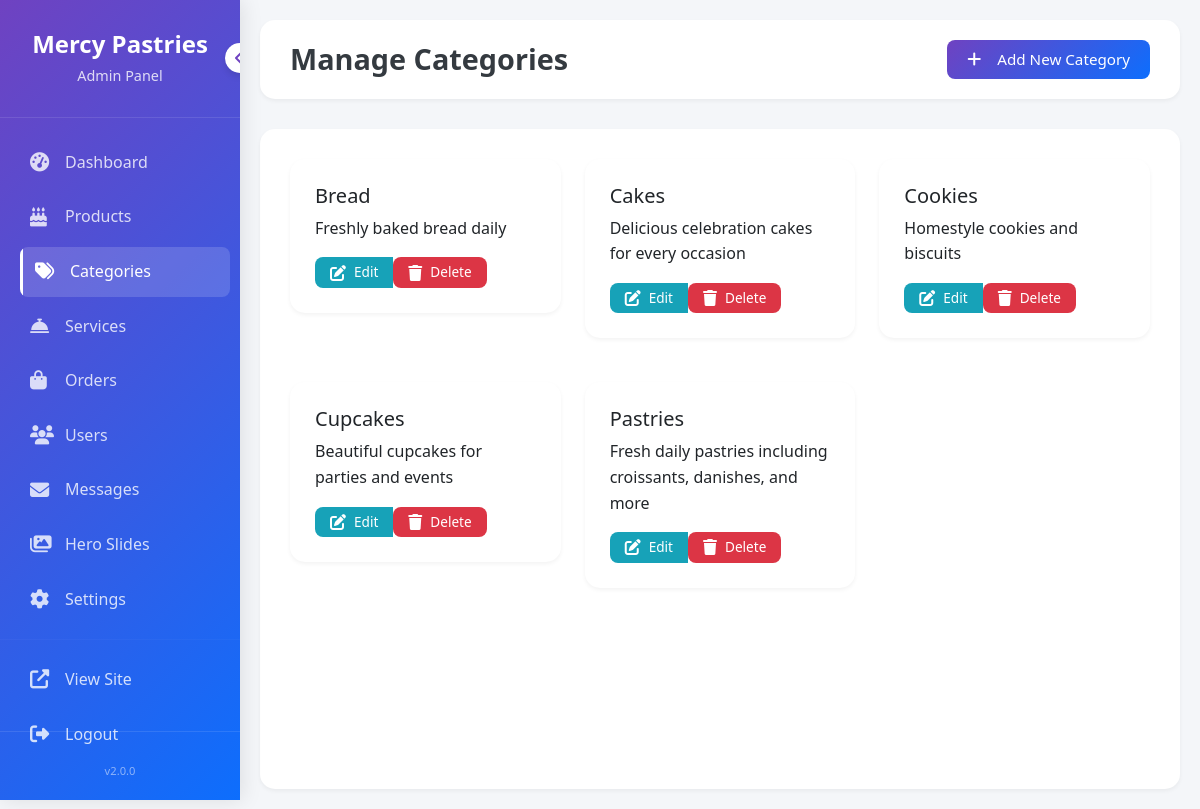
Screenshot of /admin/categories.php (signed in) with the database file from the repository.
### tables this page shows
CREATE TABLE categories (
    id INT PRIMARY KEY AUTO_INCREMENT,
    name VARCHAR(50) NOT NULL,
    slug VARCHAR(50) UNIQUE NOT NULL,
    description TEXT,
    image VARCHAR(255),
    created_at TIMESTAMP DEFAULT CURRENT_TIMESTAMP
);

### admin/categories.php (the view, shortened to what this page needs)
<?php
$database = new Database();
$db = $database->getConnection();
$query = "SELECT * FROM categories ORDER BY name";
$stmt = $db->prepare($query);
$stmt->execute();
$categories = $stmt->fetchAll(PDO::FETCH_ASSOC);
?>
<!DOCTYPE html>
<html lang="en">
<head>
    <link href="https://cdn.jsdelivr.net/npm/bootstrap@5.3.3/dist/css/bootstrap.min.css" rel="stylesheet">
    <link rel="stylesheet" href="https://cdnjs.cloudflare.com/ajax/libs/font-awesome/6.5.0/css/all.min.css">
    <link rel="stylesheet" href="../css/admin.css">
</head>
<body>
    <div class="admin-wrapper">
        <?php include 'includes/sidebar.php'; ?>
        <main class="admin-main">
            <div class="admin-header">
                <h2>Manage Categories</h2>
                <button class="btn btn-primary" data-bs-toggle="modal" data-bs-target="#categoryModal">
                    <i class="fas fa-plus me-2"></i>Add New Category
                </button>
            </div>
            <div class="admin-content">
                <div class="row">
                    <?php foreach ($categories as $category): ?>
                    <div class="col-md-4 mb-4">
                        <div class="card">
                            <div class="card-body">
                                <h5 class="card-title"><?php echo htmlspecialchars($category['name']); ?></h5>
                                <p class="card-text"><?php echo htmlspecialchars($category['description']); ?></p>
                                <div class="btn-group">
                                    <button class="btn btn-sm btn-info" onclick="editCategory(<?php echo htmlspecialchars(json_encode($category)); ?>)">
                                        <i class="fas fa-edit"></i> Edit
                                    </button>
                                    <form method="POST" style="display: inline;">
                                        <button type="submit" class="btn btn-sm btn-danger" onclick="return confirm('Are you sure? This will affect all products in this category.')">
                                            <i class="fas fa-trash"></i> Delete
                                        </button>
                                    </form>
                                </div>
                            </div>
                        </div>
                    </div>
                    <?php endforeach; ?>
                </div>
            </div>
        </main>
    </div>
</body>
</html>

### admin/includes/sidebar.php (shortened to what this page needs)
<?php
$current_page = basename($_SERVER['PHP_SELF']);
?>
<div class="admin-sidebar" id="adminSidebar">
    <div class="sidebar-header">
        <h4>Mercy Pastries</h4>
        <p>Admin Panel</p>
        <button class="toggle-sidebar" id="toggleSidebar" title="Toggle Sidebar">
            <i class="fas fa-chevron-left"></i>
        </button>
    </div>
    <ul class="sidebar-menu">
        <li class="<?php echo $current_page == 'index.php' ? 'active' : ''; ?>">
            <a href="index.php">
                <i class="fas fa-tachometer-alt"></i>
                <span>Dashboard</span>
            </a>
        </li>
        <li class="<?php echo in_array($current_page, ['products.php', 'add-product.php', 'edit-product.php']) ? 'active' : ''; ?>">
            <a href="products.php">
                <i class="fas fa-cake-candles"></i>
                <span>Products</span>
            </a>
        </li>
        <li class="<?php echo in_array($current_page, ['categories.php', 'add-category.php', 'edit-category.php']) ? 'active' : ''; ?>">
            <a href="categories.php">
                <i class="fas fa-tags"></i>
                <span>Categories</span>
            </a>
        </li>
        <li class="<?php echo in_array($current_page, ['services.php', 'add-service.php', 'edit-service.php']) ? 'active' : ''; ?>">
            <a href="services.php">
                <i class="fas fa-concierge-bell"></i>
                <span>Services</span>
            </a>
        </li>
        <li class="<?php echo in_array($current_page, ['orders.php', 'order-details.php']) ? 'active' : ''; ?>">
            <a href="orders.php">
                <i class="fas fa-shopping-bag"></i>
                <span>Orders</span>
            </a>
        </li>
        <li class="<?php echo $current_page == 'users.php' ? 'active' : ''; ?>">
            <a href="users.php">
                <i class="fas fa-users"></i>
                <span>Users</span>
            </a>
        </li>
        <li class="<?php echo $current_page == 'messages.php' ? 'active' : ''; ?>">
            <a href="messages.php">
                <i class="fas fa-envelope"></i>
                <span>Messages</span>
            </a>
        </li>
        <li class="<?php echo $current_page == 'hero-slides.php' ? 'active' : ''; ?>">
            <a href="hero-slides.php">
                <i class="fas fa-images"></i>
                <span>Hero Slides</span>
            </a>
        </li>
        <li class="<?php echo $current_page == 'settings.php' ? 'active' : ''; ?>">
            <a href="settings.php">
                <i class="fas fa-cog"></i>
                <span>Settings</span>
            </a>
        </li>
        <li class="divider">
            <hr style="border-color: rgba(255,255,255,0.1); margin: 15px 0;">
        </li>
        <li>
            <a href="../index.php" target="_blank">
                <i class="fas fa-external-link-alt"></i>
                <span>View Site</span>
            </a>
        </li>
        <li>
            <a href="../logout.php">
                <i class="fas fa-sign-out-alt"></i>
                <span>Logout</span>
            </a>
        </li>
    </ul>
    <div class="sidebar-footer">
        <div class="version mt-2">
            <small>v2.0.0</small>
        </div>
    </div>
</div>

### css/admin.css (style rules this page uses)
:root { --sidebar-width: 280px; --sidebar-collapsed-width: 80px; --primary: #6f42c1; --primary-dark: #5a32a3; --primary-light: #8a5fd1; --secondary: #0d6efd; --secondary-dark: #0b5ed7; --secondary-light: #3d8bfd; --gradient: linear-gradient(135deg, var(--primary), var(--secondary)); --gradient-hover: linear-gradient(135deg, var(--primary-dark), var(--secondary-dark)); --success: #28a745; --danger: #dc3545; --warning: #ffc107; --info: #17a2b8; --dark: #343a40; --light: #f8f9fa; --gray: #6c757d; --border-color: #dee2e6; --shadow-sm: 0 2px 4px rgba(0,0,0,0.05); --shadow-md: 0 4px 6px rgba(0,0,0,0.1); --shadow-lg: 0 10px 15px rgba(0,0,0,0.1); --shadow-xl: 0 20px 25px rgba(0,0,0,0.15); --transition: all 0.3s ease; }
* { margin: 0; padding: 0; box-sizing: border-box; }
body { font-family: 'Segoe UI', Tahoma, Geneva, Verdana, sans-serif; background: #f4f6f9; color: #333; line-height: 1.6; overflow-x: hidden; }
.admin-wrapper { display: flex; min-height: 100vh; position: relative; }
.admin-sidebar { width: var(--sidebar-width); background: var(--gradient); color: white; position: fixed; height: 100vh; overflow-y: auto; overflow-x: hidden; box-shadow: 2px 0 20px rgba(0,0,0,0.1); z-index: 1000; transition: var(--transition); }
.sidebar-header { padding: 30px 20px; text-align: center; border-bottom: 1px solid rgba(255,255,255,0.1); position: relative; }
.sidebar-header h4 { font-weight: 700; margin-bottom: 5px; font-size: 1.5rem; white-space: nowrap; transition: var(--transition); }
.sidebar-header p { font-size: 0.9rem; opacity: 0.8; margin: 0; white-space: nowrap; }
.sidebar-header .toggle-sidebar { position: absolute; right: -15px; top: 50%; transform: translateY(-50%); width: 30px; height: 30px; background: white; border: none; border-radius: 50%; color: var(--primary); display: flex; align-items: center; justify-content: center; cursor: pointer; box-shadow: var(--shadow-md); transition: var(--transition); z-index: 10; }
.sidebar-menu { list-style: none; padding: 20px 0; margin: 0; }
.sidebar-menu li { padding: 0 15px; margin-bottom: 5px; }
.sidebar-menu li a { display: flex; align-items: center; padding: 12px 15px; color: rgba(255,255,255,0.8); text-decoration: none; border-radius: 8px; transition: var(--transition); white-space: nowrap; position: relative; overflow: hidden; }
.sidebar-menu li a::before { content: ''; position: absolute; left: 0; top: 0; height: 100%; width: 3px; background: white; transform: scaleY(0); transition: transform 0.2s ease; }
.sidebar-menu li a:hover::before, .sidebar-menu li.active a::before { transform: scaleY(1); }
.sidebar-menu li a:hover, .sidebar-menu li.active a { background: rgba(255,255,255,0.15); color: white; transform: translateX(5px); }
.sidebar-menu li a i { width: 25px; font-size: 1.2rem; margin-right: 10px; transition: var(--transition); }
.sidebar-menu li a span { transition: var(--transition); }
.sidebar-footer { position: absolute; bottom: 0; left: 0; right: 0; padding: 20px; border-top: 1px solid rgba(255,255,255,0.1); text-align: center; }
.admin-main { flex: 1; margin-left: var(--sidebar-width); padding: 20px; transition: var(--transition); min-height: 100vh; }
.admin-header { background: white; padding: 20px 30px; border-radius: 15px; box-shadow: var(--shadow-sm); margin-bottom: 30px; display: flex; justify-content: space-between; align-items: center; position: sticky; top: 20px; z-index: 900; }
.admin-header h2 { margin: 0; font-size: 1.8rem; font-weight: 600; color: var(--dark); }
.admin-content { background: white; border-radius: 15px; padding: 30px; box-shadow: var(--shadow-sm); min-height: calc(100vh - 140px); }
.btn { padding: 8px 20px; border-radius: 8px; font-weight: 500; transition: var(--transition); border: none; cursor: pointer; display: inline-flex; align-items: center; gap: 8px; font-size: 0.95rem; }
.btn i { font-size: 1rem; }
.btn-primary { background: var(--gradient); color: white; }
.btn-danger { background: var(--danger); color: white; }
.btn-info { background: var(--info); color: white; }
.btn-sm { padding: 5px 15px; font-size: 0.85rem; }
.card { border: none; border-radius: 15px; box-shadow: var(--shadow-sm); transition: var(--transition); overflow: hidden; margin-bottom: 20px; }
.card-body { padding: 25px; }
@media (max-width: 1200px) { .admin-sidebar { width: 240px; } }
@media (max-width: 1200px) { .admin-main { margin-left: 240px; } }

### rows the page displays
categories: name "Bread", description "Freshly baked bread daily"
categories: name "Cakes", description "Delicious celebration cakes for every occasion"
categories: name "Cookies", description "Homestyle cookies and biscuits"
categories: name "Cupcakes", description "Beautiful cupcakes for parties and events"
categories: name "Pastries", description "Fresh daily pastries including croissants, danishes, and more"
